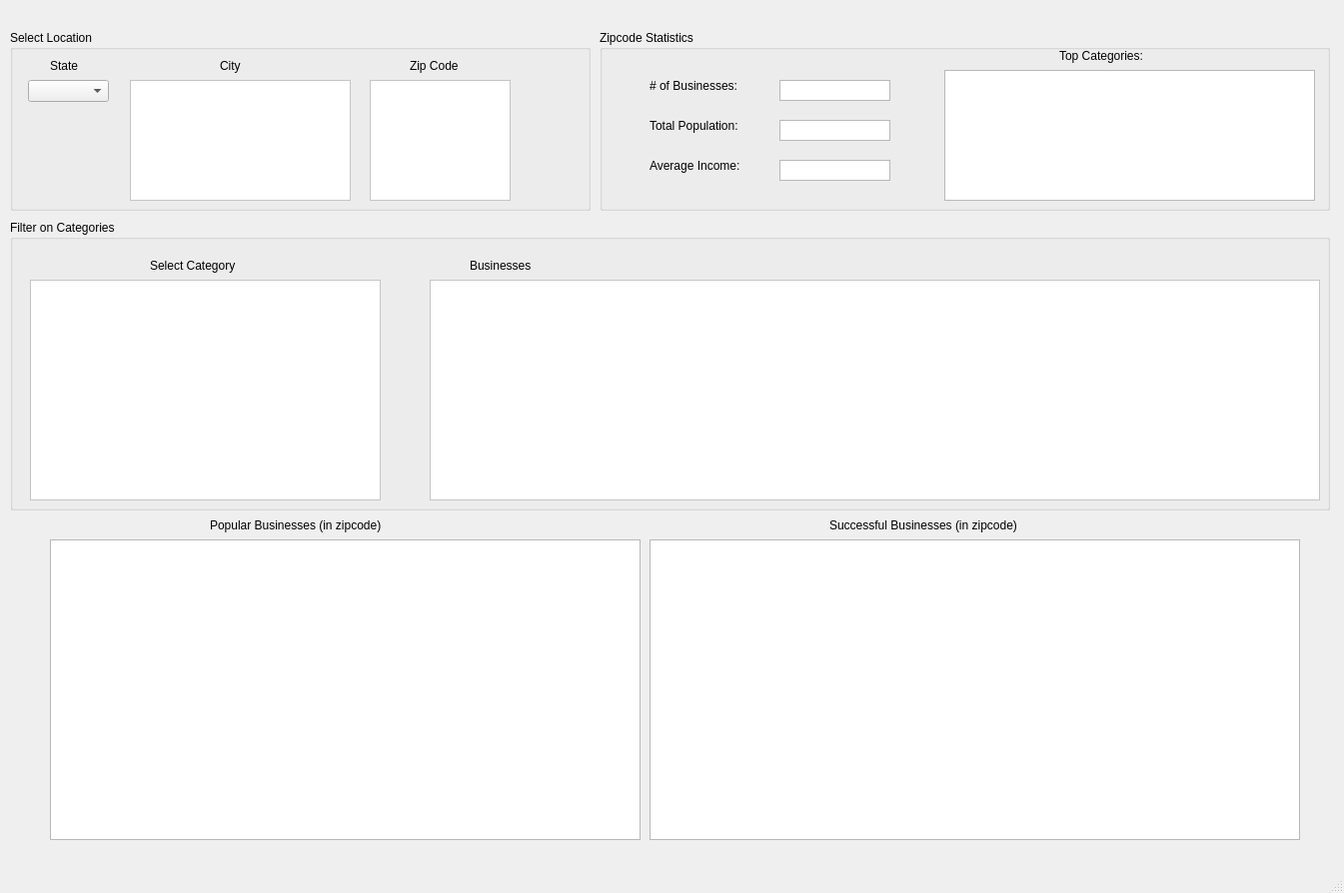
<?xml version="1.0" encoding="UTF-8"?>
<ui version="4.0">
 <class>MainWindow</class>
 <widget class="QMainWindow" name="MainWindow">
  <property name="geometry">
   <rect>
    <x>0</x>
    <y>0</y>
    <width>1345</width>
    <height>894</height>
   </rect>
  </property>
  <property name="windowTitle">
   <string>MainWindow</string>
  </property>
  <widget class="QWidget" name="centralwidget">
   <widget class="QGroupBox" name="groupBox">
    <property name="geometry">
     <rect>
      <x>10</x>
      <y>30</y>
      <width>581</width>
      <height>181</height>
     </rect>
    </property>
    <property name="styleSheet">
     <string notr="true">font: 14pt &quot;Cambria&quot;;</string>
    </property>
    <property name="title">
     <string>Select Location</string>
    </property>
    <widget class="QComboBox" name="stateList">
     <property name="geometry">
      <rect>
       <x>18</x>
       <y>50</y>
       <width>81</width>
       <height>22</height>
      </rect>
     </property>
     <property name="styleSheet">
      <string notr="true">font: 12pt &quot;Cambria&quot;;</string>
     </property>
    </widget>
    <widget class="QListWidget" name="cityList">
     <property name="geometry">
      <rect>
       <x>120</x>
       <y>50</y>
       <width>221</width>
       <height>121</height>
      </rect>
     </property>
     <property name="styleSheet">
      <string notr="true">font: 12pt &quot;Cambria&quot;;
background-color: rgb(255, 255, 255);</string>
     </property>
    </widget>
    <widget class="QListWidget" name="zipList">
     <property name="geometry">
      <rect>
       <x>360</x>
       <y>50</y>
       <width>141</width>
       <height>121</height>
      </rect>
     </property>
     <property name="styleSheet">
      <string notr="true">font: 12pt &quot;Cambria&quot;;
background-color: rgb(255, 255, 255);</string>
     </property>
    </widget>
    <widget class="QLabel" name="label">
     <property name="geometry">
      <rect>
       <x>40</x>
       <y>20</y>
       <width>51</width>
       <height>31</height>
      </rect>
     </property>
     <property name="styleSheet">
      <string notr="true">font: 14pt &quot;Cambria&quot;;</string>
     </property>
     <property name="text">
      <string>State</string>
     </property>
    </widget>
    <widget class="QLabel" name="label_2">
     <property name="geometry">
      <rect>
       <x>210</x>
       <y>20</y>
       <width>51</width>
       <height>31</height>
      </rect>
     </property>
     <property name="styleSheet">
      <string notr="true">font: 14pt &quot;Cambria&quot;;</string>
     </property>
     <property name="text">
      <string>City</string>
     </property>
    </widget>
    <widget class="QLabel" name="label_3">
     <property name="geometry">
      <rect>
       <x>400</x>
       <y>20</y>
       <width>71</width>
       <height>31</height>
      </rect>
     </property>
     <property name="styleSheet">
      <string notr="true">font: 14pt &quot;Cambria&quot;;</string>
     </property>
     <property name="text">
      <string>Zip Code</string>
     </property>
    </widget>
   </widget>
   <widget class="QGroupBox" name="groupBox_2">
    <property name="geometry">
     <rect>
      <x>10</x>
      <y>220</y>
      <width>1321</width>
      <height>291</height>
     </rect>
    </property>
    <property name="styleSheet">
     <string notr="true">font: 14pt &quot;Cambria&quot;;</string>
    </property>
    <property name="title">
     <string>Filter on Categories</string>
    </property>
    <widget class="QListWidget" name="categoryList">
     <property name="geometry">
      <rect>
       <x>20</x>
       <y>60</y>
       <width>351</width>
       <height>221</height>
      </rect>
     </property>
     <property name="styleSheet">
      <string notr="true">font: 12pt &quot;Cambria&quot;;
background-color: rgb(255, 255, 255);</string>
     </property>
    </widget>
    <widget class="QLabel" name="label_4">
     <property name="geometry">
      <rect>
       <x>140</x>
       <y>30</y>
       <width>121</width>
       <height>31</height>
      </rect>
     </property>
     <property name="styleSheet">
      <string notr="true">font: 14pt &quot;Cambria&quot;;</string>
     </property>
     <property name="text">
      <string>Select Category</string>
     </property>
    </widget>
    <widget class="QTableWidget" name="businessTable">
     <property name="geometry">
      <rect>
       <x>420</x>
       <y>60</y>
       <width>891</width>
       <height>221</height>
      </rect>
     </property>
     <property name="styleSheet">
      <string notr="true">background-color: rgb(255, 255, 255);
font: 12pt &quot;Cambria&quot;;</string>
     </property>
    </widget>
    <widget class="QLabel" name="label_5">
     <property name="geometry">
      <rect>
       <x>460</x>
       <y>30</y>
       <width>121</width>
       <height>31</height>
      </rect>
     </property>
     <property name="styleSheet">
      <string notr="true">font: 14pt &quot;Cambria&quot;;</string>
     </property>
     <property name="text">
      <string>Businesses</string>
     </property>
    </widget>
   </widget>
   <widget class="QGroupBox" name="groupBox_3">
    <property name="geometry">
     <rect>
      <x>600</x>
      <y>30</y>
      <width>731</width>
      <height>181</height>
     </rect>
    </property>
    <property name="styleSheet">
     <string notr="true">font: 14pt &quot;Cambria&quot;;</string>
    </property>
    <property name="title">
     <string>Zipcode Statistics</string>
    </property>
    <widget class="QListWidget" name="businessNumber">
     <property name="geometry">
      <rect>
       <x>180</x>
       <y>50</y>
       <width>111</width>
       <height>21</height>
      </rect>
     </property>
     <property name="styleSheet">
      <string notr="true">font: 12pt &quot;Cambria&quot;;</string>
     </property>
    </widget>
    <widget class="QListWidget" name="populationNumber">
     <property name="geometry">
      <rect>
       <x>180</x>
       <y>90</y>
       <width>111</width>
       <height>21</height>
      </rect>
     </property>
     <property name="styleSheet">
      <string notr="true">font: 12pt &quot;Cambria&quot;;</string>
     </property>
    </widget>
    <widget class="QListWidget" name="averageIncome">
     <property name="geometry">
      <rect>
       <x>180</x>
       <y>130</y>
       <width>111</width>
       <height>21</height>
      </rect>
     </property>
     <property name="styleSheet">
      <string notr="true">font: 12pt &quot;Cambria&quot;;</string>
     </property>
    </widget>
    <widget class="QLabel" name="label_6">
     <property name="geometry">
      <rect>
       <x>50</x>
       <y>40</y>
       <width>151</width>
       <height>31</height>
      </rect>
     </property>
     <property name="styleSheet">
      <string notr="true">font: 12pt &quot;Cambria&quot;;</string>
     </property>
     <property name="text">
      <string># of Businesses:</string>
     </property>
    </widget>
    <widget class="QLabel" name="label_7">
     <property name="geometry">
      <rect>
       <x>50</x>
       <y>80</y>
       <width>151</width>
       <height>31</height>
      </rect>
     </property>
     <property name="styleSheet">
      <string notr="true">font: 12pt &quot;Cambria&quot;;</string>
     </property>
     <property name="text">
      <string>Total Population:</string>
     </property>
    </widget>
    <widget class="QLabel" name="label_8">
     <property name="geometry">
      <rect>
       <x>50</x>
       <y>120</y>
       <width>151</width>
       <height>31</height>
      </rect>
     </property>
     <property name="styleSheet">
      <string notr="true">font: 12pt &quot;Cambria&quot;;</string>
     </property>
     <property name="text">
      <string>Average Income:</string>
     </property>
    </widget>
    <widget class="QTableWidget" name="categoryTable">
     <property name="geometry">
      <rect>
       <x>345</x>
       <y>40</y>
       <width>371</width>
       <height>131</height>
      </rect>
     </property>
     <property name="styleSheet">
      <string notr="true">font: 12pt &quot;Cambria&quot;;</string>
     </property>
    </widget>
    <widget class="QLabel" name="label_9">
     <property name="geometry">
      <rect>
       <x>460</x>
       <y>10</y>
       <width>151</width>
       <height>31</height>
      </rect>
     </property>
     <property name="styleSheet">
      <string notr="true">font: 14pt &quot;Cambria&quot;;</string>
     </property>
     <property name="text">
      <string>Top Categories:</string>
     </property>
    </widget>
   </widget>
   <widget class="QTableWidget" name="popularTable">
    <property name="geometry">
     <rect>
      <x>50</x>
      <y>540</y>
      <width>591</width>
      <height>301</height>
     </rect>
    </property>
    <property name="styleSheet">
     <string notr="true">font: 12pt &quot;Cambria&quot;;</string>
    </property>
   </widget>
   <widget class="QTableWidget" name="successTable">
    <property name="geometry">
     <rect>
      <x>650</x>
      <y>540</y>
      <width>651</width>
      <height>301</height>
     </rect>
    </property>
    <property name="styleSheet">
     <string notr="true">font: 12pt &quot;Cambria&quot;;</string>
    </property>
   </widget>
   <widget class="QLabel" name="label_10">
    <property name="geometry">
     <rect>
      <x>210</x>
      <y>510</y>
      <width>381</width>
      <height>31</height>
     </rect>
    </property>
    <property name="styleSheet">
     <string notr="true">font: 14pt &quot;Cambria&quot;;</string>
    </property>
    <property name="text">
     <string>Popular Businesses (in zipcode)</string>
    </property>
   </widget>
   <widget class="QLabel" name="label_11">
    <property name="geometry">
     <rect>
      <x>830</x>
      <y>510</y>
      <width>381</width>
      <height>31</height>
     </rect>
    </property>
    <property name="styleSheet">
     <string notr="true">font: 14pt &quot;Cambria&quot;;</string>
    </property>
    <property name="text">
     <string>Successful Businesses (in zipcode)</string>
    </property>
   </widget>
  </widget>
  <widget class="QMenuBar" name="menubar">
   <property name="geometry">
    <rect>
     <x>0</x>
     <y>0</y>
     <width>1345</width>
     <height>22</height>
    </rect>
   </property>
  </widget>
  <widget class="QStatusBar" name="statusbar"/>
 </widget>
 <resources/>
 <connections/>
</ui>
